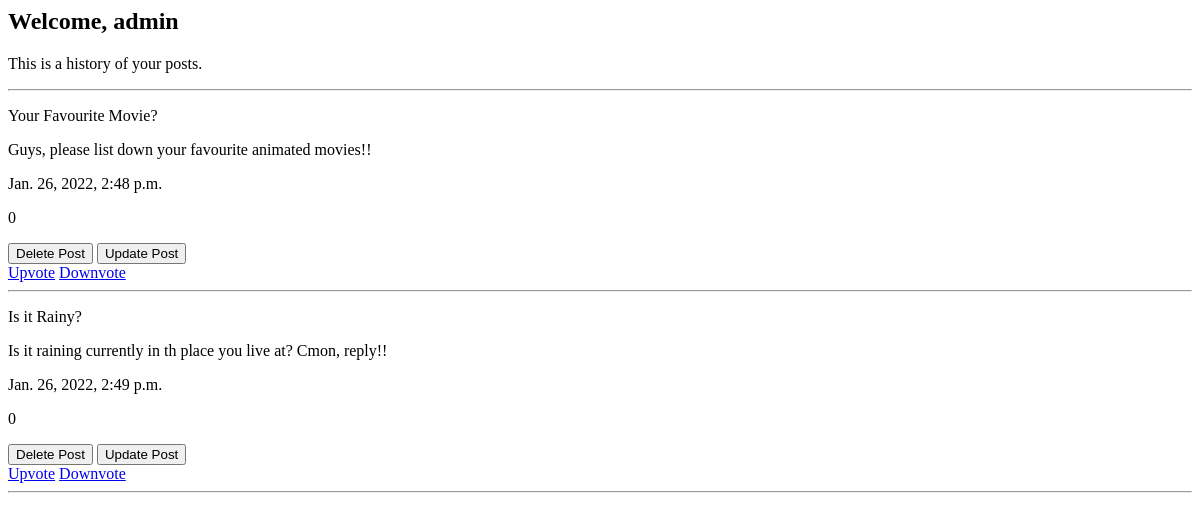
The page /reddit/profile/ on the database as committed earlier.
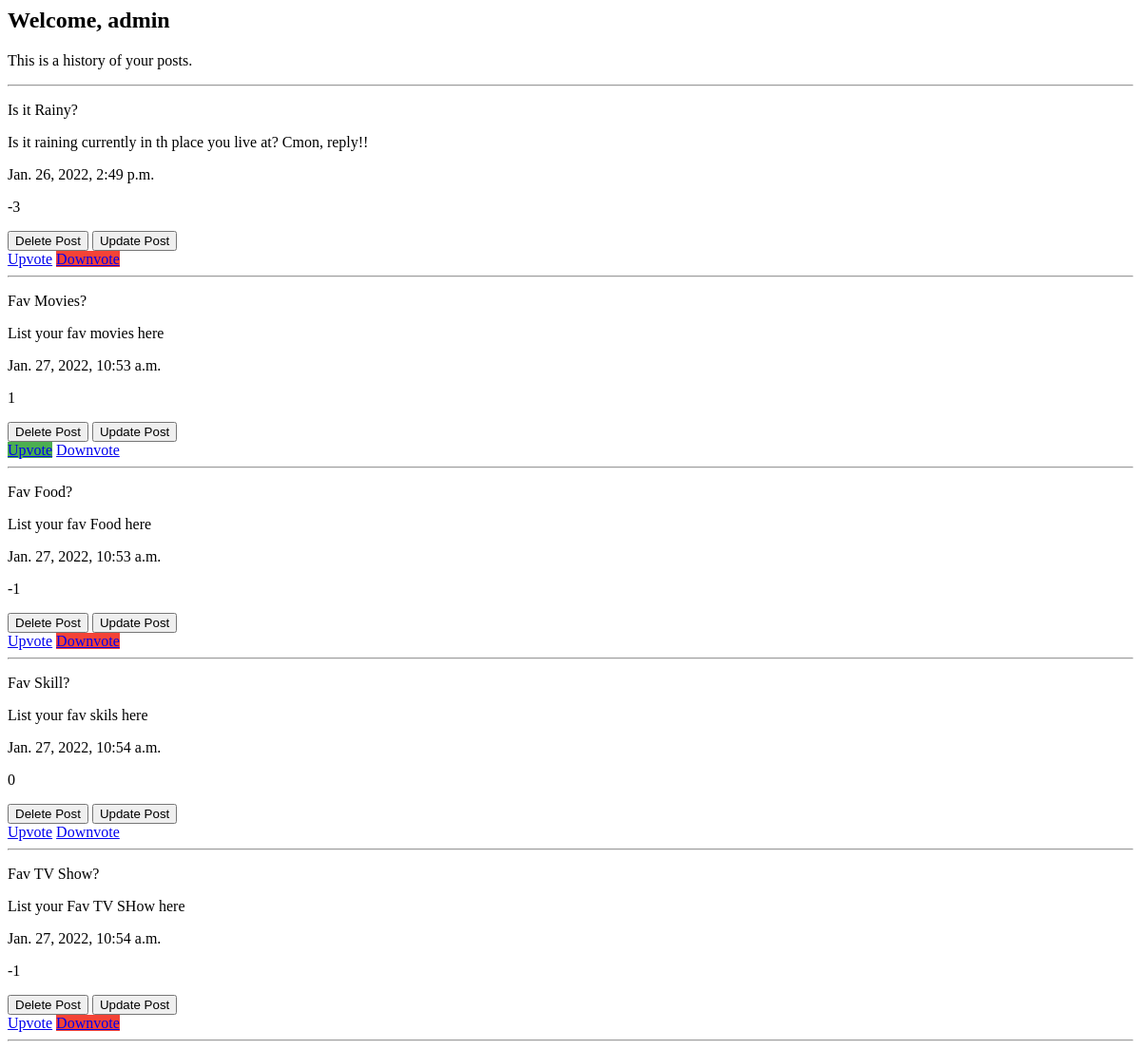
The same page on the database as committed later.
### reddit_app/models.py (models this page shows, shortened)
class Post(models.Model):
    title = models.CharField(max_length=200)
    text = models.TextField()
    votes = models.IntegerField(default=0)
    created_at = models.DateTimeField(auto_now_add=True)
    author = models.ForeignKey(User, on_delete=models.CASCADE)

### reddit_app/views.py (the view)
# urls.py: path("profile/", views.profile, name="profile"),
def profile(request):
    user_obj = User.objects.get(pk=1)
    posts = Post.objects.filter(author=user_obj)
    vote_list = []
    for post in posts:
        try:
            vote = Vote.objects.get(user=user_obj, post=post).vote_type
        except Vote.DoesNotExist:
            vote = None
        vote_list.append(vote)
    posts = zip(posts, vote_list)
    return render(request, 'reddit_app/profile.html', {'posts':posts, 'user':user_obj})

### templates/reddit_app/profile.html
{% load static %}
<link rel="stylesheet" href="{% static 'css/style.css' %}" />
<div>
    <h2>Welcome, {{user.username}} </h2>
    <p>This is a history of your posts.</p>
</div>
<div>
    <hr>
    {% if posts %}
        {% for post, vote in posts %}
            <p> {{ post.title }} </p>
            <p> {{ post.text }} </p>
            <p> {{ post.created_at }} </p>
            <p> {{ post.votes }} </p>
            <a href="{% url 'reddit_app:delete_post' post.id %}"><button>Delete Post</button></a>
            <a href="{% url 'reddit_app:update_post_helper' post.id %}"><button>Update Post</button></a>
            <br>
            <a href="{% url 'reddit_app:upvote_post' post.id %}" class="{% if vote == True %}upvote{% endif %}" role="button">Upvote</a>
            <a href="{% url 'reddit_app:downvote_post' post.id %}" class="{% if vote == False %}downvote{% endif %}" role="button">Downvote</a>
            <hr>
        {% endfor %}
    {% else %}
        <p>You dont have any posts yet!</p>
    {% endif %}
</div>

Rows that differ between the two databases and show on the page:
removed Post: title "Your Favourite Movie?", text "Guys, please list down your favourite animated movies!!", created_at "Jan. 26, 2022, 2:48 p.m.", votes "0"
changed Post "Is it Rainy?": votes "0" → "-3"
added Post: title "Fav Movies?", text "List your fav movies here", created_at "Jan. 27, 2022, 10:53 a.m.", votes "1"
added Post: title "Fav Food?", text "List your fav Food here", created_at "Jan. 27, 2022, 10:53 a.m.", votes "-1"
added Post: title "Fav Skill?", text "List your fav skils here", created_at "Jan. 27, 2022, 10:54 a.m.", votes "0"
added Post: title "Fav TV Show?", text "List your Fav TV SHow here", created_at "Jan. 27, 2022, 10:54 a.m.", votes "-1"
